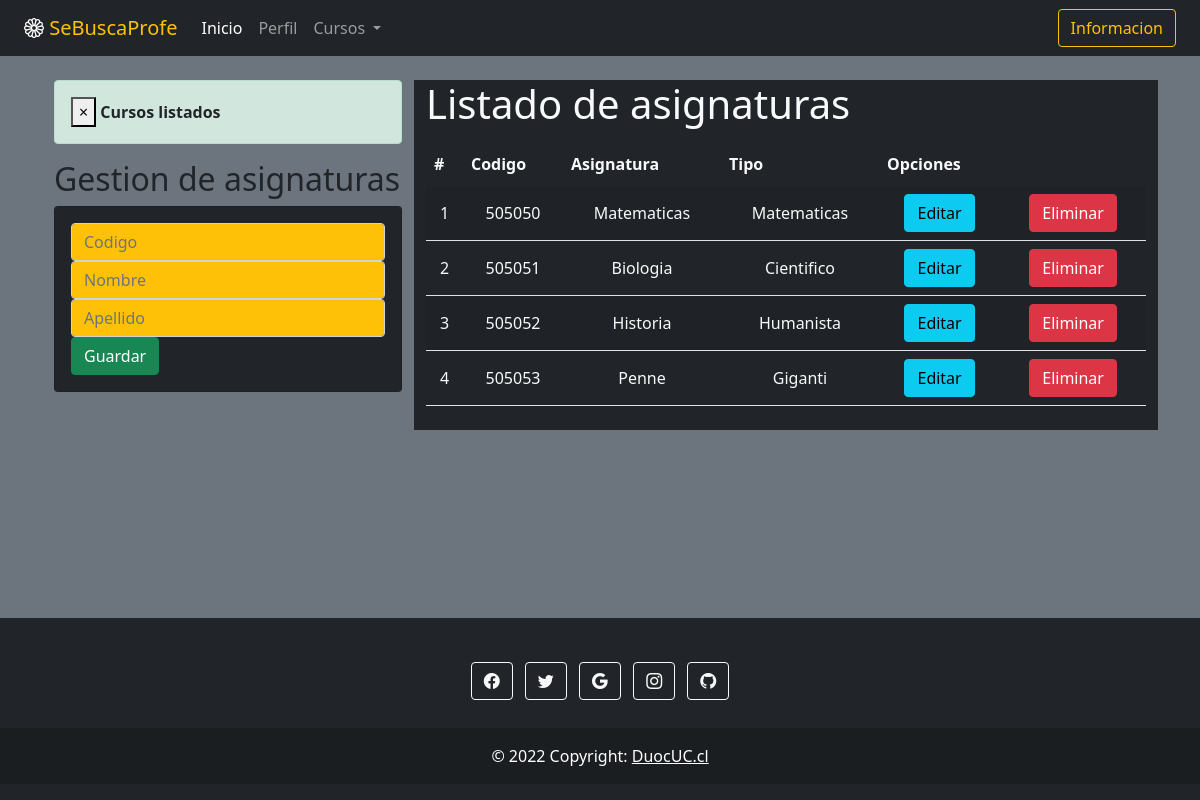
The app's page /asignaturas/ with its own data.
### aplicaciones/usuario/models.py (models this page shows, shortened)
class Usuario(models.Model):
    codigo=models.CharField(primary_key=True,max_length=6)
    nombre=models.CharField(max_length=50)
    apellido=models.CharField(max_length=50)

### aplicaciones/usuario/views.py (the view)
# urls.py: path('asignaturas/', views.asignaturas)
def asignaturas(request):
    listaUsuarios = Usuario.objects.all()
    messages.success(request, 'Cursos listados')
    return render(request, "gestionUsuarios.html", {"usuarios": listaUsuarios})

### aplicaciones/usuario/templates/gestionUsuarios.html (shortened to what this page needs)
{% extends "./plantilla.html" %}
{% block body %}
<div class="row">
  <div class="col-sm-12 col-md-6 col-lg-4 col-xl-4">
        {% if messages %}
          {% for message in messages %}
            <div class="alert alert-dismissible alert-success fade show" id="mensaje">
              <button type="button" class="close" data-bs-dismiss="alert" aria-label="Close">&times;</button>
              <strong class="text-dark">{{ message }}</strong>
            </div>
          {% endfor %}
        {% endif %}
       <h2>Gestion de asignaturas</h2>
       <div class="card bg-dark">
        <div class="card-body bg-dark">
          <form action="/registrarUsuario/" method="POST">{% csrf_token %}
            <div class="form-group">
              <input type="text" id="txtCodigo" name="txtCodigo" class="form-control bg-warning" placeholder="Codigo" minlength="6" maxlength="6">
            </div>
            <div class="form-group">
              <input type="text" id="txtNombre" name="txtNombre" class="form-control bg-warning" placeholder="Nombre" minlength="2" maxlength="50">
            </div>
            <div class="form-group">
              <input type="text" id="txtApellido" name="txtApellido" class="form-control bg-warning" placeholder="Apellido" minlength="2" maxlength="50">
            </div>
            <div class="form-group">
              <button type="submit" class="btn btn-success btn-block text-white">Guardar</button>
            </div>
          </form>
        </div>
       </div>
  </div>
  <div class="col-sm-12 col-md-6 col-lg-8 col-xl-8 bg-dark">
    <h1 class="text-light">Listado de asignaturas</h1>
       <div class="table-responsive py-2">
        <table class="table table-striped">
          <thead>
            <tr>
              <th class="text-light">#</th>
              <th class="text-light">Codigo</th>
              <th class="text-light">Asignatura</th>
              <th class="text-light">Tipo</th>
              <th colspan="2" class="text-light">Opciones</th>
            </tr>
          </thead>
          <tbody>
            {% for u in usuarios %}
            <tr>
                <td class="text-light">{{forloop.counter}}</td>
                <td class="text-light">{{u.codigo}}</td>
                <td class="text-light">{{u.nombre}}</td>
                <td class="text-light">{{u.apellido}}</td>
                <td class="text-light"><a href="../asignaturas/edicionUsuario/{{u.codigo}}" class="btn btn-info">Editar</a></td>
                <td class="text-light"><a href="eliminarUsuario/{{u.codigo}}" class="btn btn-danger btnEliminacion">Eliminar</a></td>
            </tr>
            {% endfor %}
          </tbody>
        </table>
       </div>
  </div>
</div>
{% endblock %}

### aplicaciones/usuario/templates/plantilla.html (shortened to what this page needs)
<!DOCTYPE html>
<html lang="es">
  <head>
    {% load static %}
    <link
      href="https://cdn.jsdelivr.net/npm/bootstrap@5.2.0-beta1/dist/css/bootstrap.min.css"
      rel="stylesheet"
    />
    <link rel="stylesheet" href="https://cdn.jsdelivr.net/npm/bootstrap-icons@1.3.0/font/bootstrap-icons.css">
    <link rel="stylesheet" href="{% static 'css/gestionUsuarios.css' %}">
    <link rel="stylesheet" href="{% static 'css/plantilla.css' %}">
    <link rel="stylesheet" href="{% static 'css/edicionUsuarios.css' %}">
    <link rel="stylesheet" href="{% static 'css/inicio.css' %}">
  </head>
  <body class="bg-secondary">
    <nav class="navbar navbar-expand-md navbar-dark bg-dark">
      <div class="container-fluid">
        <a class="navbar-brand" href="#">
          <i class="bi bi-flower1"></i>
          <span class="text-warning">SeBuscaProfe</span>
        </a>
        <div class="collapse navbar-collapse" id="menu">
          <ul class="navbar-nav me-auto">
            <li class="nav-item">
              <a class="nav-link active" href="/" aria-current="page" href="#">Inicio</a>
            </li>
            <li class="nav-item">
              <a class="nav-link" href="#">Perfil</a>
            </li>
            <li class="nav-item dropdown">
              <a class="nav-link dropdown-toggle" href="#" id="navbarDropdown" role="button" data-bs-toggle="dropdown"
                aria-expanded="false">
                Cursos
              </a>
            </li>
          </ul>
          <form class="d-flex">
            <button class="btn btn-outline-warning d-none d-md-inline-block " type="submit">Informacion</button>
          </form>
        </div>
      </div>
    </nav>
    <div class="container py-4">
        {% block body %}
        {% endblock %}
    </div>
      <footer class="bg-dark text-center text-white footer">
        <div class="container p-4 pb-0">
          <section class="mb-4">
            <a class="btn btn-outline-light btn-floating m-1" href="#!" role="button"><i class="bi bi-facebook "></i></a>
            <a class="btn btn-outline-light btn-floating m-1" href="#!" role="button"><i class="bi bi-twitter"></i></a>
            <a class="btn btn-outline-light btn-floating m-1" href="#!" role="button"><i class="bi bi-google"></i></a>
            <a class="btn btn-outline-light btn-floating m-1" href="#!" role="button"><i class="bi bi-instagram"></i></a>
            <a class="btn btn-outline-light btn-floating m-1" href="#!" role="button"><i class="bi bi-github"></i></a>
          </section>
        </div>
        <div class="text-center p-3" style="background-color: rgba(0, 0, 0, 0.2);">
          © 2022 Copyright:
          <a class="text-white" href="https://www.duoc.cl/">DuocUC.cl</a>
        </div>
      </footer>
  </body>
</html>

### aplicaciones/usuario/static/css/gestionUsuarios.css (style rules this page uses)
th, td { text-align: center; vertical-align: middle; }

### aplicaciones/usuario/static/css/plantilla.css (style rules this page uses)
.footer { position:absolute; bottom:0; width:100%; padding: 1em 0; }
body { margin: 0; position: relative; padding-bottom: 3em; min-height: 100vh; }

### records on screen
Usuario: codigo "505050", nombre "Matematicas", apellido "Matematicas"
Usuario: codigo "505051", nombre "Biologia", apellido "Cientifico"
Usuario: codigo "505052", nombre "Historia", apellido "Humanista"
Usuario: codigo "505053", nombre "Penne", apellido "Giganti"

### other values on screen
{{ message }} "Cursos listados"
